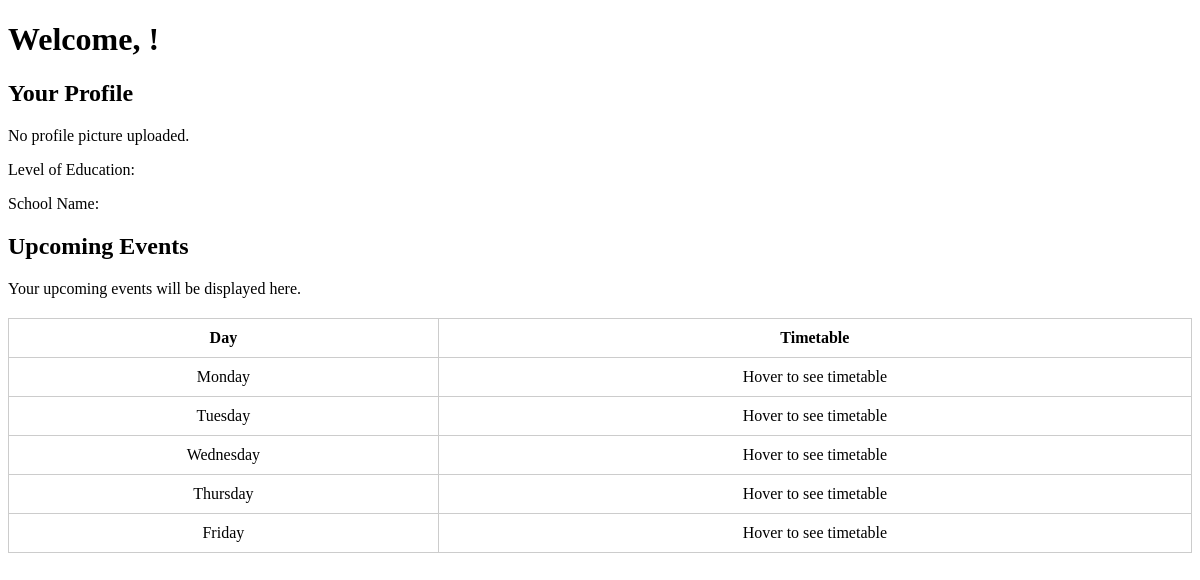
The app's page /dashboard/ (signed in) with its own data.
### core/models.py (models this page shows, shortened)
class Timetable(models.Model):
    user = models.ForeignKey(User, on_delete=models.CASCADE)
    subject = models.CharField(max_length=100)
    day = models.CharField(max_length=20)
    time_slot = models.CharField(max_length=20)  # e.g., '08:00 AM - 09:00 AM'

### core/views.py (the view)
# urls.py: path('dashboard/', dashboard, name='dashboard'),
@login_required
def dashboard(request):
    timetable_entries = Timetable.objects.filter(user=request.user)
    entries_by_day = {}
    for entry in timetable_entries:
        if entry.day not in entries_by_day:
            entries_by_day[entry.day] = []
        entries_by_day[entry.day].append(entry)
    context = {
        'entries_by_day': entries_by_day,
    }
    return render(request, 'dashboard.html', context)

### core/templates/dashboard.html (shortened to what this page needs)
<!DOCTYPE html>
<html lang="en">
<head>
</head>
<body>
    <h1>Welcome, {{ profile.full_name }}!</h1>
    <div>
        <h2>Your Profile</h2>
        {% if profile.profile_picture %}
        <img src="{{ profile.profile_picture.url }}" alt="Profile Picture" width="100">
        {% else %}
            <p>No profile picture uploaded.</p>
        {% endif %}        <p>Level of Education: {{ profile.level_of_education }}</p>
        <p>School Name: {{ profile.school_name }}</p>
    </div>
    <div>
        <h2>Upcoming Events</h2>
        <p>Your upcoming events will be displayed here.</p>
        <table>
            <thead>
                <tr>
                    <th>Day</th>
                    <th>Timetable</th>
                </tr>
            </thead>
            <tbody>
                {% for day, entries in entries_by_day.items %}
                <tr>
                    <td>{{ day }}</td>
                    <td>
                        Hover to see timetable
                    </td>
                </tr>
                {% endfor %}
            </tbody>
        </table>
    </div>
</body>
</html>

### core/templates/dashboard.html (style rules this page uses)
table { width: 100%; border-collapse: collapse; margin: 20px 0; }
th, td { border: 1px solid #ccc; padding: 10px; text-align: center; position: relative; }

### records on screen
Timetable: day "Monday"
Timetable: day "Tuesday"
Timetable: day "Wednesday"
Timetable: day "Thursday"
Timetable: day "Friday"
